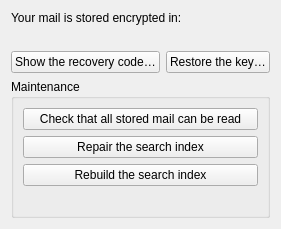
<?xml version="1.0" encoding="UTF-8"?>
<ui version="4.0">
 <class>SettingsSecurity</class>
 <widget class="QWidget" name="SettingsSecurity">
  <layout class="QVBoxLayout" name="outer" stretch="0,0,0,0,1">
   <item>
    <widget class="QLabel" name="storageLabel">
     <property name="text">
      <string>Your mail is stored encrypted in:</string>
     </property>
    </widget>
   </item>
   <item>
    <widget class="QLabel" name="keyLabel">
     <property name="text">
      <string />
     </property>
     <property name="wordWrap">
      <bool>true</bool>
     </property>
    </widget>
   </item>
   <item>
    <layout class="QHBoxLayout" name="keyButtons" stretch="0,0,1">
     <item>
      <widget class="QPushButton" name="recoveryButton">
       <property name="text">
        <string>Show the recovery code…</string>
       </property>
      </widget>
     </item>
     <item>
      <widget class="QPushButton" name="restoreButton">
       <property name="text">
        <string>Restore the key…</string>
       </property>
      </widget>
     </item>
     <item>
      <spacer name="keyButtonsEnd">
       <property name="orientation">
        <enum>Qt::Horizontal</enum>
       </property>
       <property name="sizeType">
        <enum>QSizePolicy::Expanding</enum>
       </property>
       <property name="sizeHint" stdset="0">
        <size>
         <width>0</width>
         <height>0</height>
        </size>
       </property>
      </spacer>
     </item>
    </layout>
   </item>
   <item>
    <widget class="QGroupBox" name="maintenance">
     <property name="title">
      <string>Maintenance</string>
     </property>
     <layout class="QVBoxLayout" name="maintenanceLayout">
      <item>
       <widget class="QPushButton" name="verifyButton">
        <property name="text">
         <string>Check that all stored mail can be read</string>
        </property>
       </widget>
      </item>
      <item>
       <widget class="QPushButton" name="repairButton">
        <property name="text">
         <string>Repair the search index</string>
        </property>
       </widget>
      </item>
      <item>
       <widget class="QPushButton" name="rebuildButton">
        <property name="text">
         <string>Rebuild the search index</string>
        </property>
       </widget>
      </item>
      <item>
       <widget class="QLabel" name="maintenanceLabel">
        <property name="text">
         <string />
        </property>
        <property name="wordWrap">
         <bool>true</bool>
        </property>
        <property name="textInteractionFlags">
         <set>Qt::TextSelectableByMouse</set>
        </property>
       </widget>
      </item>
     </layout>
    </widget>
   </item>
   <item>
    <spacer name="outerEnd">
     <property name="orientation">
      <enum>Qt::Vertical</enum>
     </property>
     <property name="sizeType">
      <enum>QSizePolicy::Expanding</enum>
     </property>
     <property name="sizeHint" stdset="0">
      <size>
       <width>0</width>
       <height>0</height>
      </size>
     </property>
    </spacer>
   </item>
  </layout>
 </widget>
 <resources />
 <connections />
</ui>
